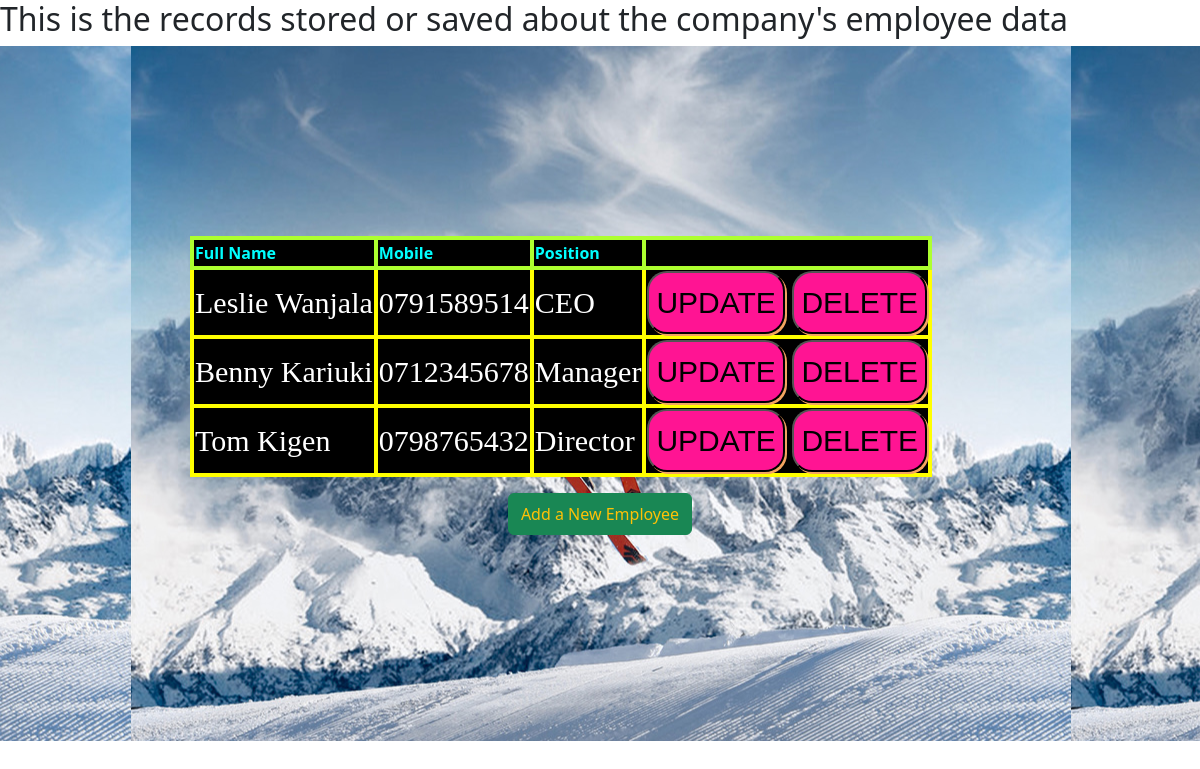
The page /Employee/employeelist/ on the database as committed earlier.
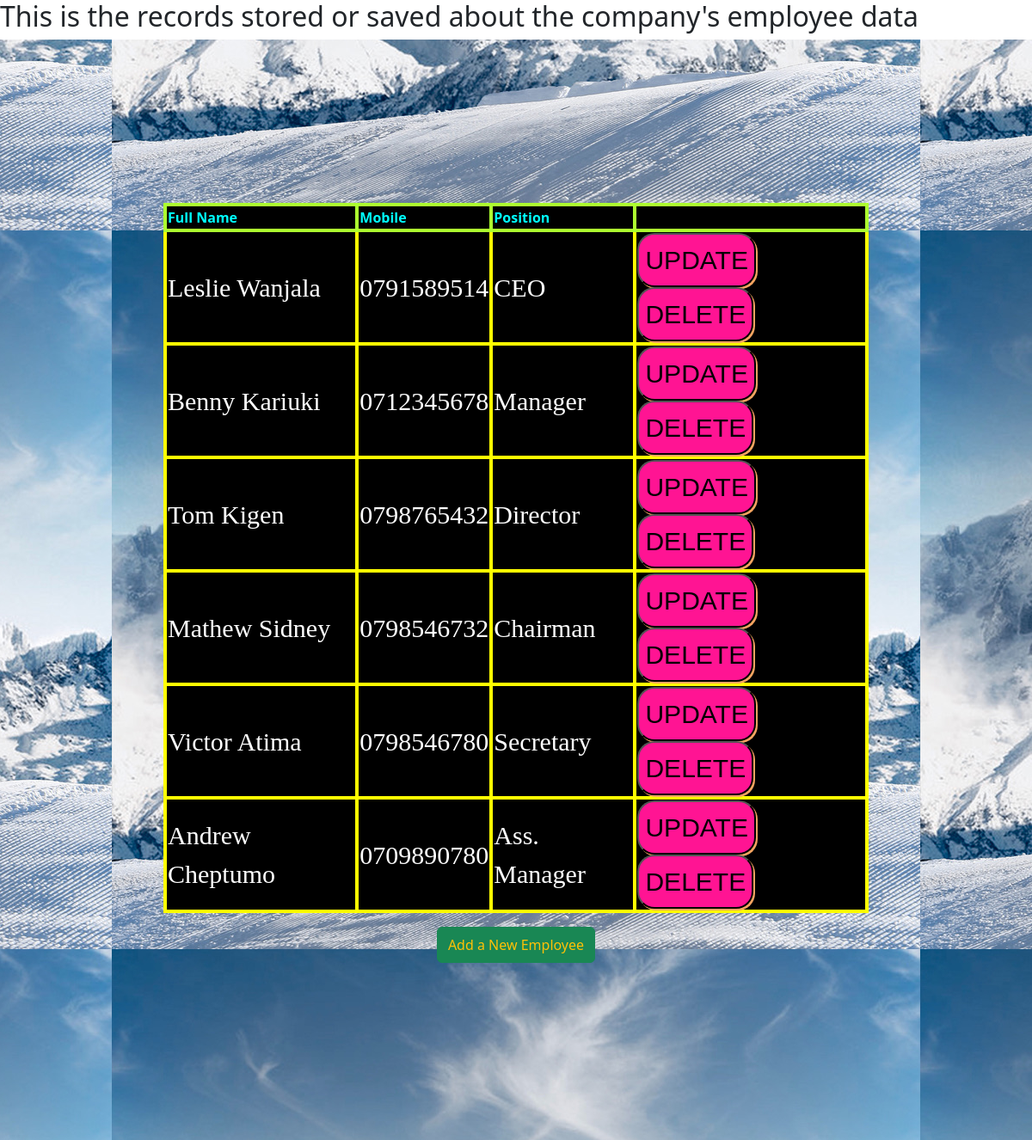
The same page on the database as committed later.
### Employee/models.py (models this page shows, shortened)
class Employee(models.Model):
    full_name = models.CharField(max_length=50)
    email = models.EmailField()
    emp_code = models.CharField(max_length=5)
    mobile_no = models.CharField(max_length=15)
    position = models.CharField(max_length=20)

### Employee/views.py (the view)
# urls.py: path('employeelist/', views.employee_list, name='employee_list'),
def employee_list(request):
    context = {'employee_list': Employee.objects.all()}
    return render(request, 'employee_list.html', context)

### Employee/templates/employee_list.html (shortened to what this page needs)
<!DOCTYPE html>
<html lang="en">
<head>
    {% load static %}
    <link rel="stylesheet" href="{% static 'style.css' %}" type="text/css">
    <link rel="stylesheet" href="{% static 'bootstrap-5.3.2-dist/css/bootstrap.min.css' %}">
</head>
<body>
<h2>This is the records stored or saved about the company's employee data</h2>
<div class="tabs">
<table border="4" bgcolor="black" class="emp_list_table">
    <thead>
    <tr>
        <td><strong>Full Name</strong></td>
        <td><strong>Mobile</strong></td>
        <td><strong>Position</strong></td>
        <td></td>
    </tr>
    </thead>
    <tbody>
    {% for employee in employee_list %}
        <tr>
            <td>{{ employee.full_name }}</td>
            <td>{{ employee.mobile_no  }}</td>
            <td>{{ employee.position }}</td>
            <td>
                <a href="{% url 'employee_update' employee.id %}"><button>UPDATE</button></a>
                <a href="{% url 'employee_delete' employee.id %}"><button>DELETE</button></a>
            </td>
        </tr>
    {% endfor %}
    </tbody>
</table>
<div class="align-content-md-center justify-content-center d-flex py-md-3">
<button class="btn btn-success py-md-2"><a href="{% url 'employee_form' %}" class="text-decoration-none text-warning">Add a New Employee</a></button>
</div>
</div>
</body>
</html>

### static/style.css (style rules this page uses)
.tabs { padding: 190px; background-image: url("images/ski.jpeg"); background-position: center; }
.emp_list_table thead tr td { color: cyan; border: solid 4px greenyellow; }
.emp_list_table tbody tr td { color: white; border: solid 4px yellow; font-family: cursive; font-size: 30px; }
.emp_list_table button { background-color: deeppink; box-shadow: 2px 2px sandybrown; border-radius: 20px; font-family: sans-serif; padding: 7px; }

Rows that differ between the two databases and show on the page:
added Employee: full_name "Mathew Sidney", mobile_no "0798546732", position "Chairman"
added Employee: full_name "Victor Atima", mobile_no "0798546780", position "Secretary"
added Employee: full_name "Andrew Cheptumo", mobile_no "0709890780", position "Ass. Manager"
